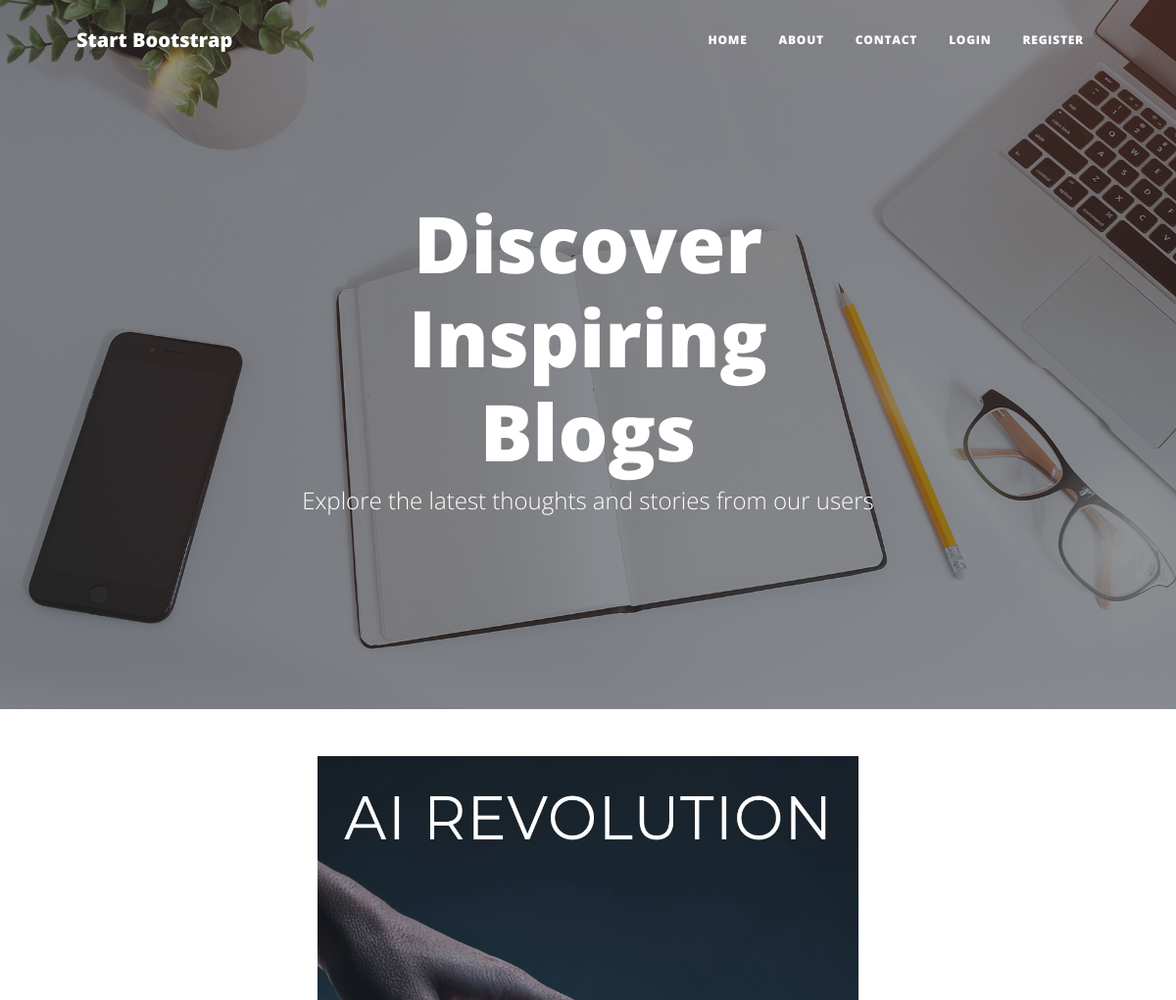
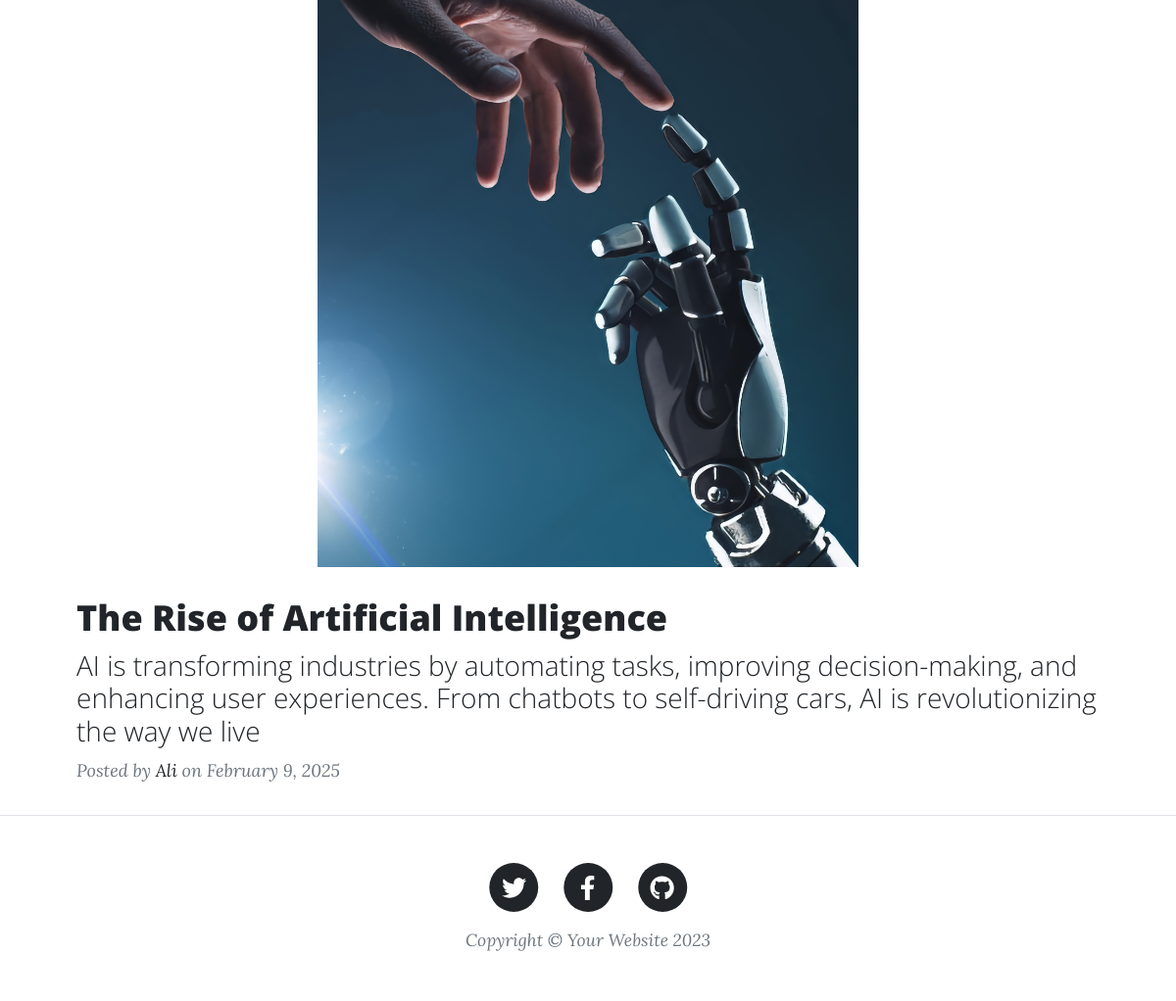
/index.php?page=single-blog&id=25, run on the app's committed database (2 pictures, top to bottom).
### tables this page shows
CREATE TABLE `posts` (
  `id` int(11) NOT NULL,
  `title` varchar(255) DEFAULT NULL,
  `content` text DEFAULT NULL,
  `image` text DEFAULT NULL,
  `created_at` timestamp NOT NULL DEFAULT current_timestamp() ON UPDATE current_timestamp(),
  `user_id` int(11) DEFAULT NULL
);

CREATE TABLE `users` (
  `id` int(11) NOT NULL,
  `name` varchar(255) NOT NULL,
  `email` varchar(255) NOT NULL,
  `password` varchar(255) NOT NULL
);

### view/blog/single-blog.php (the view, shortened to what this page needs)
<header class="masthead" style="background-image: url('assets/img/home-bg.jpg')">
    <div class="container position-relative px-4 px-lg-5">
        <div class="row gx-4 gx-lg-5 justify-content-center">
            <div class="col-md-10 col-lg-8 col-xl-7">
                <div class="site-heading">
                    <h1>Discover Inspiring Blogs</h1>
                    <span class="subheading">Explore the latest thoughts and stories from our users</span>
                </div>
            </div>
        </div>
    </div>
</header>
</body>
<div class="container px-4 px-lg-5">
    <div class="row gx-4 gx-lg-5 justify-content-center">
        <?php
         if ($_GET['id']) {
             $post_id = intval($_GET['id']);
             $sql = "SELECT posts.*, users.name AS author
             FROM posts
              JOIN users ON posts.user_id = users.id
             WHERE posts.id = $post_id";
             $res = mysqli_query($conn, $sql);
             if ($row = mysqli_fetch_assoc($res)) :
                 if (isset($row['image'])):
         ?>
                    <img src="<?= $row['image'] ?>" style="width: 100%; max-width: 600px; height: auto; display: block; margin: auto;" />
                <?php endif; ?>
                <div class="post-preview">
                    <a href="post.html">
                        <h2 class="post-title"><?= $row['title'] ?></h2>
                        <h3 class="post-subtitle"><?= $row['content'] ?></h3>
                    </a>
                    <p class="post-meta">
                        Posted by
                        <a href="#!"><?= htmlspecialchars($row['author']) ?></a>
                        on <?= date('F j, Y', strtotime($row['created_at'])) ?>
                    </p>
                </div>
        <?php else: echo "Blog not found";
             endif;
         } else {
             echo "invaild request";
         } ?>
    </div>
</div>

### data on the page
posts: image (picture), title "The Rise of Artificial Intelligence", content "AI is transforming industries by automating tasks, improving decision-making, and enhancing user experiences. From chatbots to self-driving cars, AI is revolutionizing the way we live", user.name "Ali", created_at "February 9, 2025"
